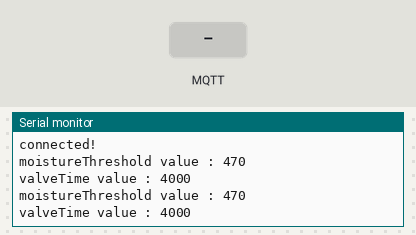
This sketch was run on a simulated Arduino Uno, built with avr-gcc and run on an emulated ATmega328P. Parts: the last lines printed to the serial monitor. The inputs (shaded band) are chosen by the test bench. WiFi joins after 1.5 s; servers stay silent unless stated; no MQTT or app messages arrive unless stated.

Above: at 2.7 s.
2.8 s: MQTT message "/WetSoil" arrives on the first subscribed topic
At 3.4 s:
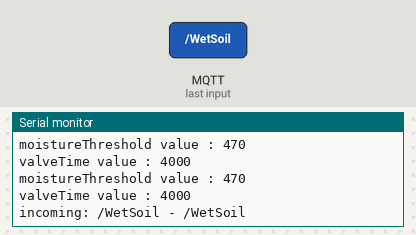
4.3 s: MQTT message "/Light" arrives on the first subscribed topic
At 4.48 s:
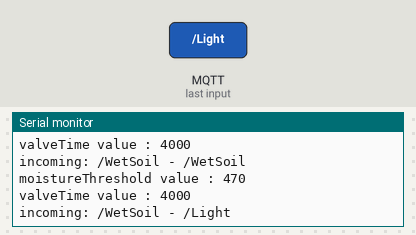
5.8 s: MQTT message "/Temperature" arrives on the first subscribed topic
At 6.4 s:
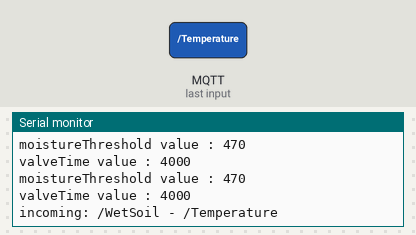
7.3 s: MQTT message "0" arrives on the first subscribed topic
At 7.48 s:
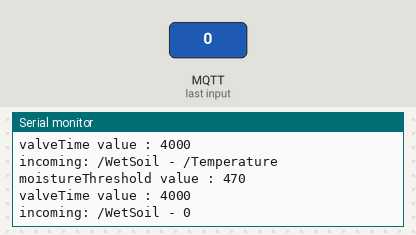
8.8 s: MQTT message "/WetSoil" arrives on the second subscribed topic
At 9.4 s:
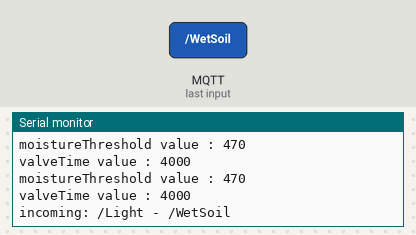
10.3 s: MQTT message "/Light" arrives on the second subscribed topic
At 10.49 s:
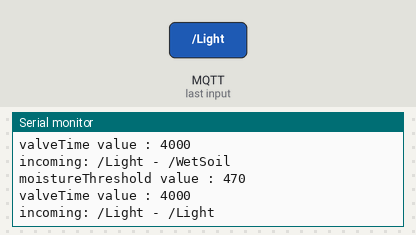

Measured:
- after the input at 2.8 s, the serial monitor: prints a new line at once (image 1)
- after the input at 4.3 s, the serial monitor: prints a new line at once (image 2)
- after the input at 5.8 s, the serial monitor: prints a new line at once (image 3)
- after the input at 7.3 s, the serial monitor: prints a new line at once (image 4)
- after the input at 8.8 s, the serial monitor: prints a new line at once (image 5)
- after the input at 10.3 s, the serial monitor: prints a new line at once (image 6)

The sketch:

shiftr-receive-3sensor-values.ino
```cpp
// This example uses an Arduino Uno together with
// an Ethernet Shield to connect to shiftr.io.
// It also automatically asks for an IP address. This code was taken from
// EXAMPLES/Ethernet/DhcpAddressPrinter
//
// You can see the information here"
// https://shiftr.io/buddadweet/Foresta-Inclusive
//
// by Joël Gähwiler
// https://github.com/256dpi/arduino-mqtt


#include <Ethernet.h>
#include <MQTT.h>
#include <SPI.h> //from DhcpAddressPrinter


    // from DhcpAddressPrinter
                byte mac[] = {
                  0x00, 0xAA, 0xBB, 0xCC, 0xDE, 0x05 /*change mac address so it is different from the programme
                  on send arduino */
                };
    // end from DhcpAddressPrinter

EthernetClient net;
MQTTClient client;

unsigned long lastMillis = 0;
int moistureReading = 0;   // This is for the received sensor value sent by shiftr
int lightReading = 0;   // This is for the received sensor value sent by shiftr
int temperatureReading = 0;   // This is for the received sensor value sent by shiftr

int moistureThreshold = 470;  // This holds the threshold for the soil - change here and reupload
int valveTime = 4000;  // The amount of time between each time the valve is actuated (seconds)

void setup() {
  Serial.begin(9600);

    // from DhcpAddressPrinter
                   // start the Ethernet connection:
                    Serial.println("Initialize Ethernet with DHCP:");
                    if (Ethernet.begin(mac) == 0) {
                      Serial.println("Failed to configure Ethernet using DHCP");
                      if (Ethernet.hardwareStatus() == EthernetNoHardware) {
                        Serial.println("Ethernet shield was not found.  Sorry, can't run without hardware. :(");
                      } else if (Ethernet.linkStatus() == LinkOFF) {
                        Serial.println("Ethernet cable is not connected.");
                      }
                      // no point in carrying on, so do nothing forevermore:
                     while (true) {
                        delay(1);
                      }
                    }
                    // print your local IP address:
                    Serial.print("My IP address: ");
                    Serial.println(Ethernet.localIP());
    // end from DhcpAddressPrinter


    // Note: Local domain names (e.g. "Computer.local" on OSX) are not supported by Arduino.
    // You need to set the IP address directly.
    client.begin("broker.shiftr.io", net);
    client.onMessage(messageReceived);  // call this function (message received) whenever there is a message

    connect();

}

void loop() {
  client.loop();

  if (!client.connected()) {
    connect();
  }

  // This sends the threshold value to the wifi module
  if (millis() - lastMillis > 1000) {
    lastMillis = millis();
    client.publish("/NewThreshold", String(moistureThreshold)); // sending to shiftr client.publish("NewThreshold", String(moistureThreshold)); // sending to shiftr
    Serial.print("moistureThreshold value : "); Serial.println(moistureThreshold);
    client.publish("/ValveTime", String(valveTime));
    Serial.print("valveTime value : "); Serial.println(valveTime);
  }

      // from DhcpAddressPrinter
                        switch (Ethernet.maintain()) {
                        case 1:
                          //renewed fail
                          Serial.println("Error: renewed fail");
                          break;

                        case 2:
                          //renewed success
                          Serial.println("Renewed success");
                          //print your local IP address:
                          Serial.print("My IP address: ");
                          Serial.println(Ethernet.localIP());
                          break;

                        case 3:
                          //rebind fail
                          Serial.println("Error: rebind fail");
                          break;

                        case 4:
                          //rebind success
                          Serial.println("Rebind success");
                          //print your local IP address:
                          Serial.print("My IP address: ");
                          Serial.println(Ethernet.localIP());
                          break;

                        default:
                          //nothing happened
                          break;

                      }
      // end from DhcpAddressPrinter


}

void connect() {
  Serial.print("connecting...");
  while (!client.connect("Foresta-InclusiveGARDEN-CHANGE-VALVETIME", "c9f6b6d3", "055ad1c0d8de9605")) {
    Serial.print(".");
    delay(1000);
  }

  Serial.println("\nconnected!");  //  '/n' means start at new line

  client.subscribe("/WetSoil");  //     '/' all names start with a slash
  //client.unsubscribe("/WetSoil");
  client.subscribe("/Light");  //     '/' all names start with a slash
  client.subscribe("/Temperature");  //     '/' all names start with a slash
}

void messageReceived(String &topic, String &payload) {   // string is a type of variable - a series of characters (topic= /WetSoil  payload= the value
  if (topic== "/WetSoil"){
   moistureReading = payload.toInt(); // this translates the payload string into and integer, which is now stored in moistureReading
  }
  if (topic== "/Light"){
   lightReading = payload.toInt(); // this translates the payload string into and integer, which is now stored in moistureReading
  }
  if (topic== "/Temperature"){
   temperatureReading = payload.toInt(); // this translates the payload string into and integer, which is now stored in moistureReading
  }
  Serial.println("incoming: " + topic + " - " + payload);  // see serial - this is how the information is displayed
}
```
